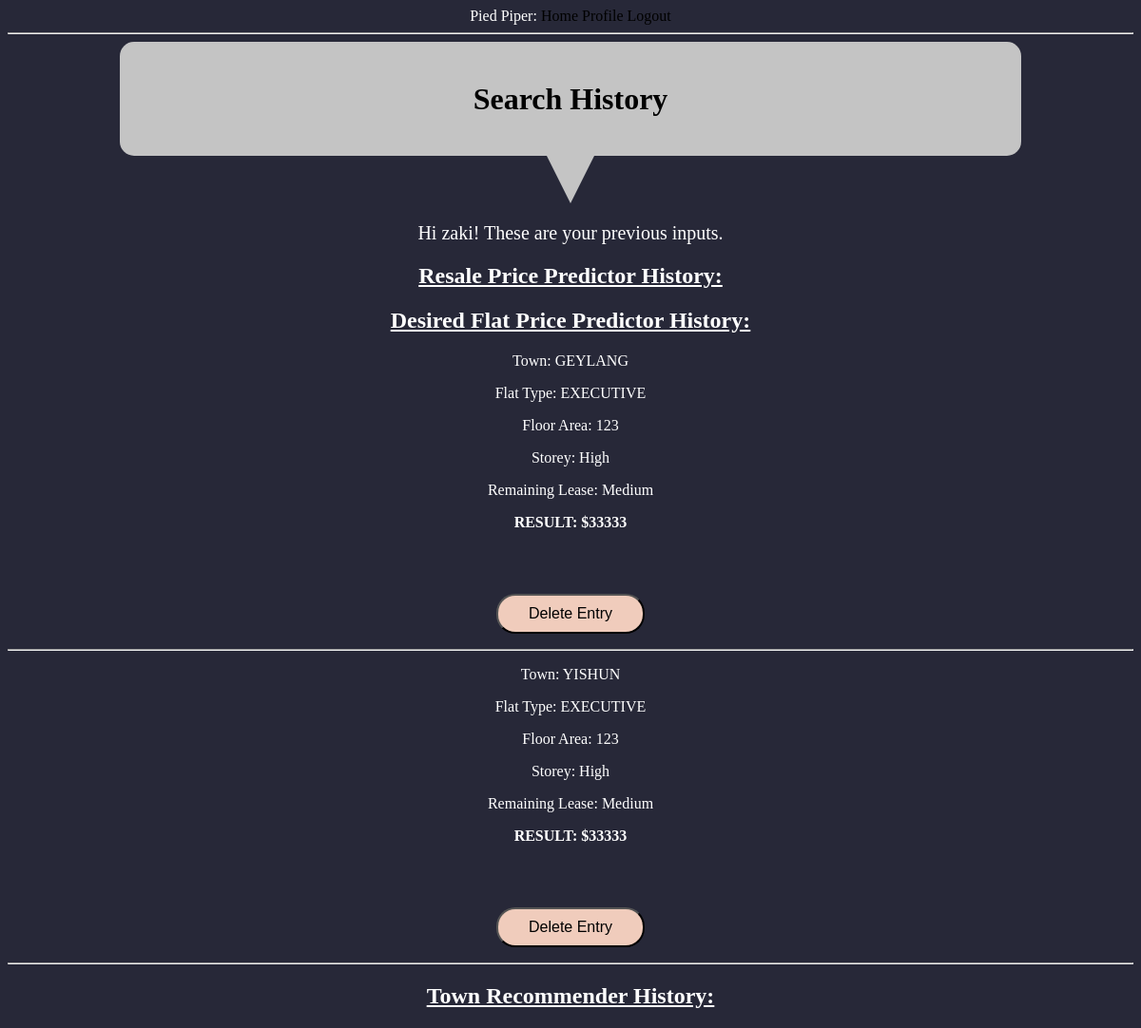
Page /user/zaki (signed in) on the earlier database version.
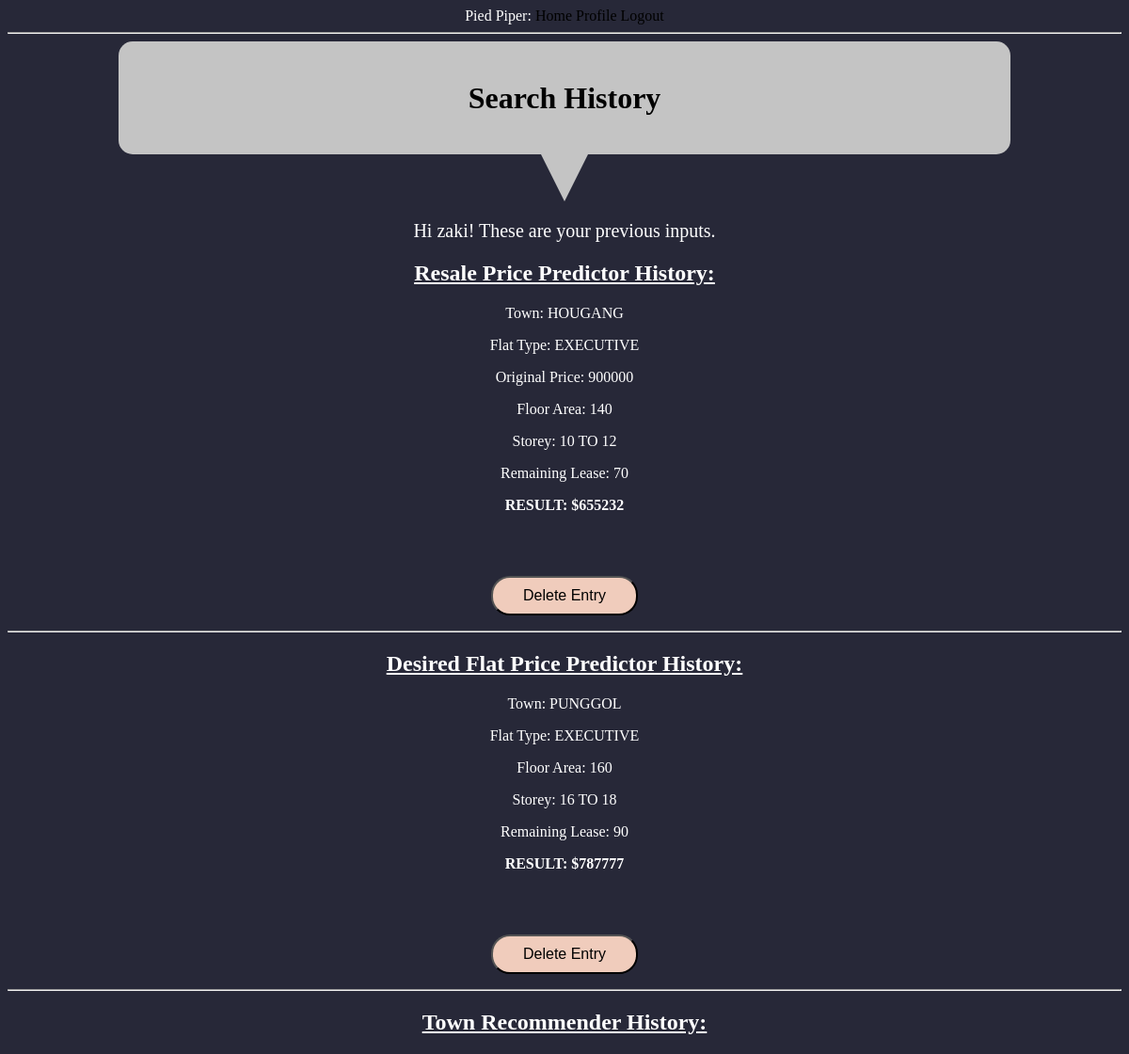
Same page on the later database version.
### app/models.py (models this page shows, shortened)
class User(UserMixin, db.Model):
    id = db.Column(db.Integer, primary_key=True)
    username = db.Column(db.String(64), index=True, unique=True)
    password_hash = db.Column(db.String(128))
    posts = db.relationship('Post', backref='author', lazy='dynamic')
    resaleInput = db.relationship(
        'resaleInput', backref='author', lazy='dynamic')
    flatpriceInput = db.relationship(
        'flatpriceInput', backref='author', lazy='dynamic')
    townInput = db.relationship('townInput', backref='author', lazy='dynamic')

class flatpriceInput(db.Model):
    id = db.Column(db.Integer, primary_key=True)
    town = db.Column(db.String(64))
    flatType = db.Column(db.String(64))
    floorArea = db.Column(db.Integer)
    storey = db.Column(db.String(64))
    age = db.Column(db.Integer)
    OUTPUT = db.Column(db.Integer)
    user_id = db.Column(db.Integer, db.ForeignKey('user.id'))

class resaleInput(db.Model):
    id = db.Column(db.Integer, primary_key=True)
    town = db.Column(db.String(64))
    flatType = db.Column(db.String(64))
    ogprice = db.Column(db.Integer)
    floorArea = db.Column(db.Integer)
    storey = db.Column(db.String(64))
    age = db.Column(db.Integer)
    OUTPUT = db.Column(db.Integer)
    user_id = db.Column(db.Integer, db.ForeignKey('user.id'))

### app/routes.py (the view)
@app.route('/user/<username>')
@login_required
def user(username):
    user = User.query.filter_by(username=username).first_or_404()
    return render_template('user.html', user=user)

### app/models.py (called while the page is built)
@login.user_loader
def load_user(id):
    return User.query.get(int(id))

### app/templates/user.html (shortened to what this page needs)
{% extends "base.html" %} {% block content %}
<html>
  <head>
  </head>
  <body>
    <h1 id="header">Search History</h1>
    <div class="triangle-down"></div>
    <p style="font-size: 20px">
      Hi {{ user.username }}! These are your previous inputs.
    </p>
    <h2><u>Resale Price Predictor History:</u></h2>
    {% for ri in user.resaleInput %} {% if ri %}
    <div><p>Town: {{ ri.town }}</p></div>
    <div><p>Flat Type: {{ ri.flatType }}</p></div>
    <div><p>Original Price: {{ ri.ogprice }}</p></div>
    <div><p>Floor Area: {{ ri.floorArea }}</p></div>
    <div><p>Storey: {{ ri.storey }}</p></div>
    <div><p>Remaining Lease: {{ ri.age }}</p></div>
    <div>
      <p><b>RESULT: ${{ ri.OUTPUT }}</b></p>
    </div>
    <p>
      <button id="delete">
        <a
          href="{{ url_for('delete',username=current_user.username, id = ri.id) }}">Delete Entry</a>
      </button>
    </p>
    {% else %}
    <p>EMPTY</p>
    {% endif %}
    <hr />
    {% endfor %}
    <h2><u>Desired Flat Price Predictor History:</u></h2>
    {% for ri in user.flatpriceInput %}
    <div><p>Town: {{ ri.town }}</p></div>
    <div><p>Flat Type: {{ ri.flatType }}</p></div>
    <div><p>Floor Area: {{ ri.floorArea }}</p></div>
    <div><p>Storey: {{ ri.storey }}</p></div>
    <div><p>Remaining Lease: {{ ri.age }}</p></div>
    <div>
      <p><b>RESULT: ${{ ri.OUTPUT }}</b></p>
    </div>
    <p>
      <button id="delete">
        <a
          href="{{ url_for('deletebuyer',username=current_user.username, id = ri.id) }}"
          >Delete Entry</a
        >
      </button>
    </p>
    <hr />
    {% endfor %}
    <h2><u>Town Recommender History:</u></h2>
     {% endblock %}

### app/templates/base.html (shortened to what this page needs)
<html>
  <head>
  </head>
  <body>
    <div>
      Pied Piper:
      <a href="{{ url_for('index') }}">Home</a>
      {% if current_user.is_anonymous %}
      <a href="{{ url_for('login') }}">Login</a>
      {% else %}
      <a href="{{ url_for('user', username=current_user.username) }}"
        >Profile</a
      >
      <a href="{{ url_for('logout') }}">Logout</a>
      {% endif %}
    </div>
    <hr />
     {% block content %}{% endblock %}
  </body>
</html>

### app/templates/base.html (style rules this page uses)
body { text-align: center; background-color: #272838; color: white; }
#header { color: black; text-align: center; border-radius: 15px; background-color: #c4c4c4; height: 15vh; width: 80%; vertical-align: middle; line-height: 15vh; margin: 0 auto 0 auto; }
.triangle-down { width: 0; height: 0; border-left: 25px solid transparent; border-right: 25px solid transparent; border-top: 50px solid #c4c4c4; margin: 0 auto 0 auto; }
#delete { margin-top: 50px; background-color: #f0ccbc; border-radius: 20px; padding: 10px 32px; font-size: 16px; }
a:link { color: black; text-decoration: none; }

Differences in the rows shown:
removed flatpriceInput: town "GEYLANG", flatType "EXECUTIVE", floorArea "123", storey "High", age "Medium", OUTPUT "33333"
added resaleInput: town "HOUGANG", flatType "EXECUTIVE", ogprice "900000", floorArea "140", storey "10 TO 12", age "70", OUTPUT "655232"
changed flatpriceInput "EXECUTIVE": town "YISHUN" → "PUNGGOL"; floorArea "123" → "160"; storey "High" → "16 TO 18"; age "Medium" → "90"; OUTPUT "33333" → "787777"
